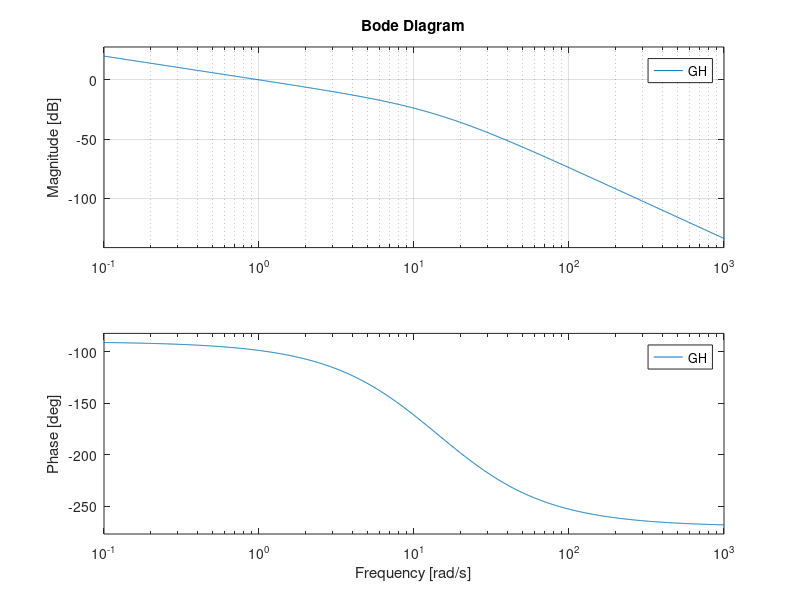

Recreate this plot in MATLAB.
clear all;
clc;

%Type 1 system where n-m = 3


N = [1];
D = conv(  [0.05 1], conv([1 0], [0.1 1])	);

GH = tf(N, D);


figure;
subplot(2,2,1);
rlocus(GH);

subplot(2,2,3);
nyquist(GH);
axis([-10 10 -10 10])
grid;

% Margins
[Gm,Pm,Wgm,Wpm] = margin(GH)

subplot(1,2,2, 'replace');
bode(GH);
grid;
